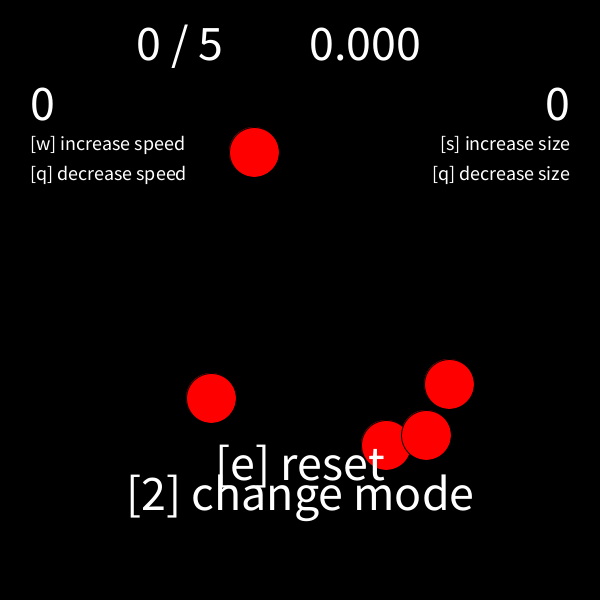
Frame 1 (no input)
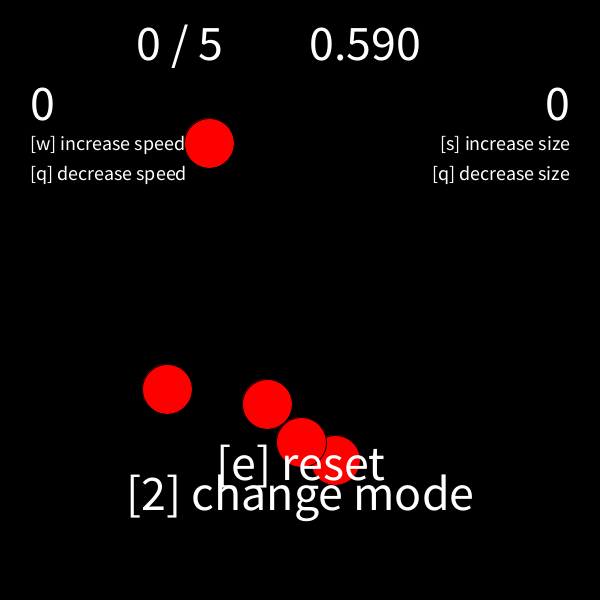
Frame 60 (the mouse pressed at the canvas centre just before this capture)
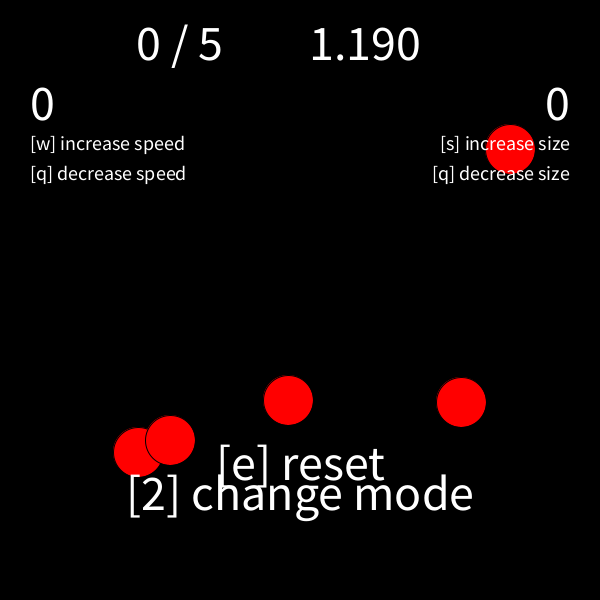
Frame 120 (the mouse held since frame 60 and released just before this capture)

The Processing sketch that drew these frames (run headless with seeded random() and noise(); from frame 60 on, the mouse is pressed at the canvas centre):

// Processing sketch: Chemotaxis
// ── Chemotaxis.pde
e[]obs;
int numof = 5;
int[]r = new int[numof];
int[]g = new int[numof];
int[]b = new int[numof];
boolean []alive = new boolean[numof];
int [] stx = new int[numof];
int [] sty = new int[numof];
int [] dir= new int[numof];
int count = 0;
int [] point = new int[numof];
boolean reset1 = false;
float acc0 = 100;
float acc = 100.0;
int milli = 0;
boolean acc1 = false;
int frames = 0;
int o =0;
float accF =0;
int add = 0 ;
int sz = 0;

void setup() {
  textSize(50);
  cursor(CROSS);
  textAlign(CENTER);
  size (600, 600);
  obs = new e[numof];
  for (int i=0; i < numof; i++) {
    stx[i] = (int)(Math.random()*301)+150;
    sty[i] = (int)(Math.random()*301)+150;
    obs[i] = new e(stx[i], sty[i]);
    r[i]=255;
    g[i]=0;
    b[i]=0;
    alive[i] = true;
    point[i] = 0;
    dir[i] = (int)(Math.random()*2);
  }
  frameRate (100);
  fill(255, 0, 0);
}
void draw() {
  if(numof==5){
    o=10;
  }
  if(numof==1){
    o=40;
  }
  background(0);
  fill (255);
  for (int i =0; i <numof; i++) {
    fill (r[i], g[i], b[i]);
    if (alive[i] == true) {
      obs[i].show(numof);
      obs[i].move(o);
      obs[i].hit(i);
      obs[i].wander(i);
    }
    if (g[i] >= 250) {
      alive[i] = false;
      if (point[i] ==0){
      count++;
      point[i] =1;}
    }
  }
  frames++;
    acc = acc0/frames;
    accF = Math.round(acc*100);
    accF = accF/100;
    fill(255);
    text("[e] reset", 300,480);
    textAlign(LEFT);
    text (add, 30, 120);
    textAlign(RIGHT);
    text (sz, 570, 120);
    textSize (20);
    textAlign(LEFT);
    text ("[w] increase speed", 30, 150);
    text ("[q] decrease speed", 30, 180);
    textAlign(RIGHT);
    text ("[s] increase size", 570, 150);
    text ("[q] decrease size", 570, 180);
    textAlign(CENTER);
    textSize (50);
    if(numof==1){
    text(count + " / 1", 120, 60);
    text(milli/1000.0, 300, 60);
    text(accF+" %", 480, 60);
    text("[1] change mode", 300,510);
  }
    if(numof==5){
    text(count + " / 5", 180, 60);
    text(milli/1000.0, 360, 60);
    text("[2] change mode", 300,510);
  }
    milli+=10;
    if (numof==count){
    end();
  }
}
class e {
  int myx, myy;
  e(int x, int y) {
    myx = x;
    myy = y;
  }
  void move(int o) {
    if ((myx<90+o && mouseX>myx)||(myy<90+o && mouseY>myy)||(myx>510-o && mouseX<myx)||(myy>510-o && mouseY<myy)) {
      if(dist(mouseX,mouseY,myx,myy)<100){
        if(myx<90+o && mouseX>myx){
          myx+=10+add;
        }
        if(myy<90+o && mouseY>myy){
          myy+=10+add;
        }
        if(myx>510-o && mouseX<myx){
          myx-=10-add;
        }
        if(myy>510-o && mouseX<myx){
          myy-=10-add;
        }
      }
      myx += (int)(Math.random()*3)-1;
      myy += (int)(Math.random()*3)-1;
    } else {
      if (dist(mouseX, mouseY, myx, myy)>100) {
        myx+=(int)(Math.random()*3)-1;
        myy+=(int)(Math.random()*3)-1;
      } else {
        if (mouseX >myx) {
          myx+=(int)(Math.random()*5)-4-add;
        }
        if (mouseX <myx) {
          myx+=(int)(Math.random()*5)+add;
        }
        if (mouseY >myy) {
          myy+=(int)(Math.random()*5)-4-add;
        }
        if (mouseY <myy) {
          myy+=(int)(Math.random()*5)+add;
        }
      }
    }
  }
  void show(int numof) {
    if(numof==5){ellipse (myx, myy, 50+sz, 50+sz);}
    if(numof==1){ellipse (myx, myy, 80+sz, 80+sz);}
    
  }
  void wander (int i) {
    if (dist(mouseX, mouseY, myx, myy)>100) {
      if (dir[i]== 0) {
        myx+=5+add;
        if (myx>510) {
          dir[i]=1;
        }
      }
      if (dir[i] == 1) {
        myx-=5+add;
        if (myx<90) {
          dir[i]=0;
        }
      }
    }
  }
  
 void hit(int i) {
    if (dist(mouseX, mouseY, myx, myy)<=40) {
      r[i]-=2;
      g[i]+=2;
      acc0+=100;
    }
  }
}
void end(){
  fill(0);
  rect(0,0,600,600);
  fill(255,0,0);
  textSize(100);
  text(milli/1000.0, 300,240);
  noFill();
  textSize(50);
  text ("[e] retry", 300,360);
  if(numof==1){
  text (accF+" %", 300,420);}
  noLoop();
 }
void reset(){
  add = 0;
  acc0=100;
  frames=0;
  count = 0;
  textSize(50);
  milli=0;
    for (int i=0; i < numof; i++) {
    stx[i] = (int)(Math.random()*301)+150;
    sty[i] = (int)(Math.random()*301)+150;
    obs[i] = new e(stx[i], sty[i]);
    r[i]=255;
    g[i]=0;
    b[i]=0;
    alive[i] = true;
    point[i] = 0;
    dir[i] = (int)(Math.random()*2);
  }
  fill(255, 0, 0);
  loop();
  redraw();
}
void keyPressed(){
  if (key == 'a'){
    sz-=5;
  }
  if (key =='s'){
    sz+=5;
  }
  if (key=='w'){
    add++;
    System.out.print(add);
  }
  if (key=='q'){
    add--;
    System.out.print(add);
  }
  if((key=='e')){
    reset();
    //System.out.print("1");
  }
  if (key == '2'){
    numof = 1;
    reset();
    acc1 = true;
  }
  if (key == '1'){
    numof=5;
    reset();
    acc1 = false;
  }
}
